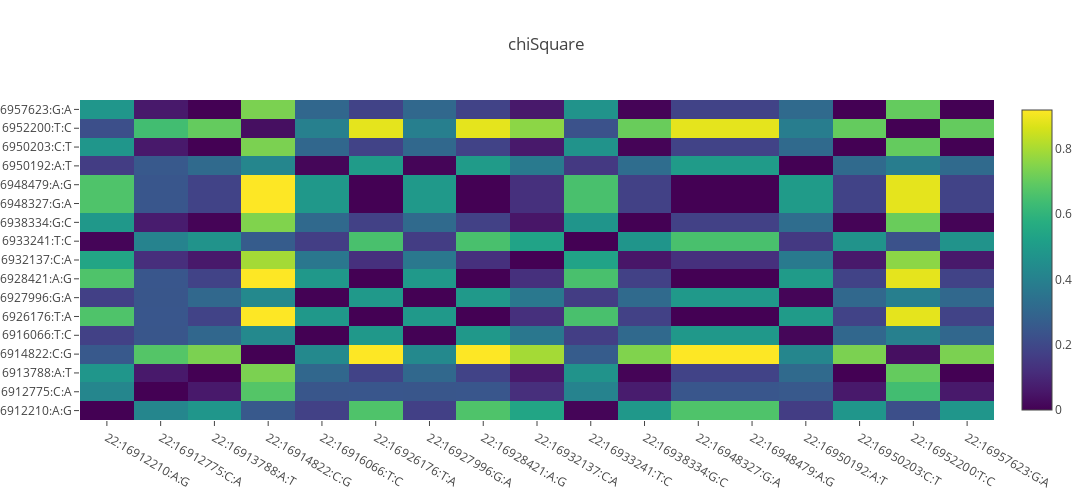

This figure's notebook cell:
### Markdown cell above
## ChiSquare

### Code cell
import numpy as np
import plotly.graph_objs as go
import plotly.offline as py
from plotly.offline import get_plotlyjs, init_notebook_mode

init_notebook_mode(connected=True)

statsDF = oskar.stats(df, studyId="hgvauser@platinum:illumina_platinum", missingAsReference=True)
dfSLC = statsDF.filter(array_contains(genes("annotation"), "SLC9B1P4"))

pandasFisher = oskar.fisher(dfSLC, "hgvauser@platinum:illumina_platinum", "KK").select("id", col("Fisher p-value").alias("fisher")).toPandas()
pandasChiSquare = oskar.chiSquare(dfSLC, "hgvauser@platinum:illumina_platinum", "KK").select("id", col("ChiSquare p-value").alias("chiSquare")).toPandas()

labels=pandasFisher["id"].tolist()

dim = len(labels)
X = np.zeros((dim, dim))
for i in range(dim):
    for j in range(dim):
        X[j, i] = np.absolute(pandasChiSquare["chiSquare"][i] - pandasChiSquare["chiSquare"][j])

trace = go.Heatmap(x=labels, y=labels, z=X, colorscale='Viridis')
fig = go.Figure(data=[trace])
fig['layout'].update({'width':1440, 'height':500, 'title':'chiSquare'})
py.iplot(fig, filename='annotated_heatmap_color')

### Figure 1 — Plotly figure (JSON) as saved in the notebook; plotly's stock layout.template omitted (floating-point values rounded to 4 significant figures; data arrays with more than 128 entries replaced by an {"elided": "..."} marker saying what was removed)
{"data": [{"colorscale": "Viridis", "type": "heatmap", "uid": "44251c00-4fab-45d2-92c7-2312f1dd326f", "x": ["22:16912210:A:G", "22:16912775:C:A", "22:16913788:A:T", "22:16914822:C:G", "22:16916066:T:C", "22:16926176:T:A", "22:16927996:G:A", "22:16928421:A:G", "22:16932137:C:A", "22:16933241:T:C", "22:16938334:G:C", "22:16948327:G:A", "22:16948479:A:G", "22:16950192:A:T", "22:16950203:C:T", "22:16950203:C:T", "22:16952200:T:C", "22:16957623:G:A"], "y": ["22:16912210:A:G", "22:16912775:C:A", "22:16913788:A:T", "22:16914822:C:G", "22:16916066:T:C", "22:16926176:T:A", "22:16927996:G:A", "22:16928421:A:G", "22:16932137:C:A", "22:16933241:T:C", "22:16938334:G:C", "22:16948327:G:A", "22:16948479:A:G", "22:16950192:A:T", "22:16950203:C:T", "22:16950203:C:T", "22:16952200:T:C", "22:16957623:G:A"], "z": {"elided": "18x18 float values"}, "zauto": true, "zmax": 0.9185, "zmin": 0}], "layout": {"height": 500, "title": "chiSquare", "width": 1440, "xaxis": {"autorange": true, "range": [-0.5, 17.5], "type": "category"}, "yaxis": {"autorange": true, "range": [-0.5, 17.5], "type": "category"}}}
